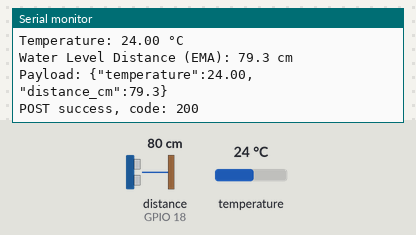
Recording of a sketch running on a simulated ESP32. Shown: the last lines printed to the serial monitor. Wiring (inferred from the names in the program): ultrasonic range finder: trigger GPIO 5; echo GPIO 18. The inputs (shaded band) are chosen by the test bench; at power-on: distance to the obstacle (sensor on GPIO 18) 80 cm, temperature 24 °C. The echo pulse lasts 58.3 µs per cm; WiFi joins after 1.5 s; servers stay silent unless stated; uploads are accepted with an empty reply.

Above: at 2.7 s.
2.8 s: distance to the obstacle (sensor on GPIO 18) set to 2 cm
At 4.91 s:
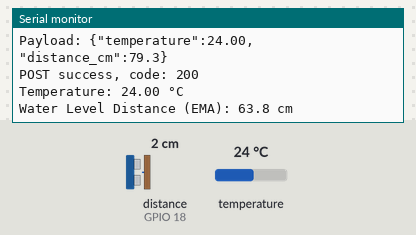
6.1 s: temperature set to 12 °C
At 8.7 s:
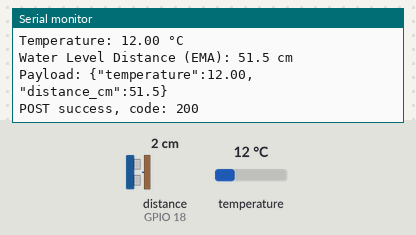
9.4 s: distance to the obstacle (sensor on GPIO 18) set to 4 cm
At 10.6 s:
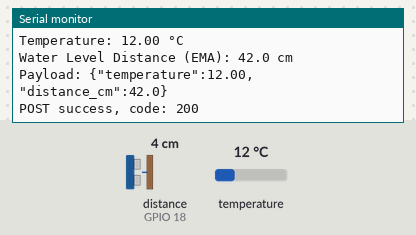
12.7 s: temperature set to 19 °C
At 15.5 s:
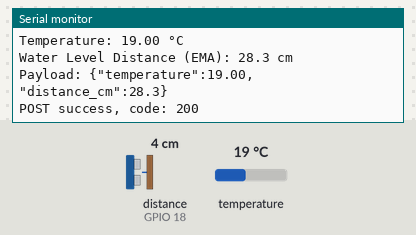
Timing chart, 0 to 17.0 s (numbered marks = the images above; inputs shaded):
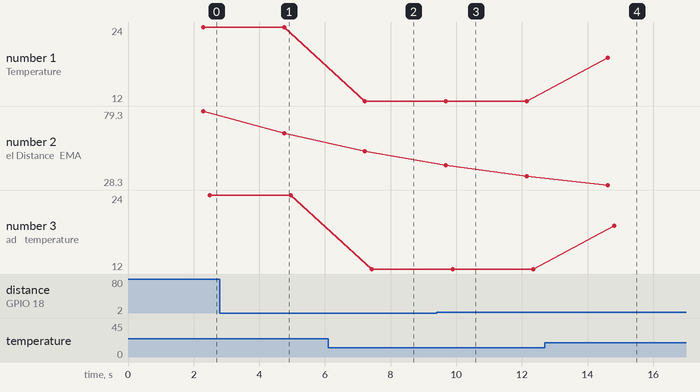

The sketch:

sketch_jun4a_connection.ino
```cpp
#include <OneWire.h>
#include <DallasTemperature.h>
#include <WiFi.h>
#include <HTTPClient.h>

// WiFi Credentials
const char* ssid = "Yncierto1";
const char* password = "OMGFML123";

// Server endpoint
const char* serverUrl = "http://192.168.111.177:3001/sensor-data";

// Temperature sensor setup
#define ONE_WIRE_BUS 4
OneWire oneWire(ONE_WIRE_BUS);
DallasTemperature sensors(&oneWire);

// Ultrasonic sensor setup
#define TRIG_PIN 5
#define ECHO_PIN 18

// EMA Smoothing
float smoothedDistance = 0;
bool firstRead = true;
const float alpha = 0.2;  // Smoothing factor: lower = smoother

void setup() {
  Serial.begin(115200);
  sensors.begin();
  pinMode(TRIG_PIN, OUTPUT);
  pinMode(ECHO_PIN, INPUT);

  // Connect to WiFi
  WiFi.begin(ssid, password);
  Serial.print("Connecting to WiFi...");
  while (WiFi.status() != WL_CONNECTED) {
    delay(500);
    Serial.print(".");
  }
  Serial.println(" Connected!");
  Serial.print("IP Address: ");
  Serial.println(WiFi.localIP());
}

void loop() {
  // Read temperature
  sensors.requestTemperatures();
  float tempC = sensors.getTempCByIndex(0);

  // Read and smooth distance using EMA
  float newDistance = getRawDistance();
  if (firstRead) {
    smoothedDistance = newDistance;
    firstRead = false;
  } else {
    smoothedDistance = alpha * newDistance + (1 - alpha) * smoothedDistance;
  }

  // Debug output
  Serial.print("Temperature: ");
  Serial.print(tempC);
  Serial.println(" °C");

  Serial.print("Water Level Distance (EMA): ");
  Serial.print(smoothedDistance, 1);
  Serial.println(" cm");

  // Send data to server
  if (WiFi.status() == WL_CONNECTED) {
    HTTPClient http;
    http.begin(serverUrl);
    http.addHeader("Content-Type", "application/json");

    String jsonPayload = "{\"temperature\":" + String(tempC, 2) +
                         ", \"distance_cm\":" + String(smoothedDistance, 1) + "}";

    int httpResponseCode = http.POST(jsonPayload);
    Serial.println("Payload: " + jsonPayload);

    if (httpResponseCode > 0) {
      Serial.print("POST success, code: ");
      Serial.println(httpResponseCode);
    } else {
      Serial.print("POST failed, error: ");
      Serial.println(http.errorToString(httpResponseCode).c_str());
    }

    http.end();
  } else {
    Serial.println("WiFi not connected!");
  }

  delay(1500);
}

// Function to get raw ultrasonic distance
float getRawDistance() {
  digitalWrite(TRIG_PIN, LOW);
  delayMicroseconds(2);
  digitalWrite(TRIG_PIN, HIGH);
  delayMicroseconds(10);
  digitalWrite(TRIG_PIN, LOW);

  long duration = pulseIn(ECHO_PIN, HIGH);
  float distance = duration * 0.034 / 2;
  return distance;
}
```

Measured:
- after the input at 2.8 s, the serial monitor: prints a new line after 2.0 s (image 1)
- after the input at 6.1 s, the serial monitor: prints a new line after 1.1 s (image 2)
- after the input at 9.4 s, the serial monitor: prints a new line after 0.29 s (image 3)
- after the input at 12.7 s, the serial monitor: prints a new line after 1.9 s (image 4)
- plotted number 1: 24 → 12 after the input at 6.1 s, 12 → 19 after the input at 12.7 s
- plotted number 2: 79.3 → 63.8 after the input at 2.8 s, 51.5 → 34.4 after the input at 9.4 s
- plotted number 3: 24 → 12 after the input at 6.1 s, 12 → 19 after the input at 12.7 s
